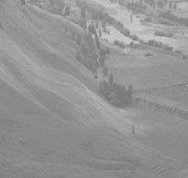
#> input picture LAB/images/image_1.png, 188 x 178 px, found by its file name
$ jupyter execute week_2.ipynb
#> lines starting #> are read from the running program, lines starting #| are printed output that depends on the picture
Importing Libraries

[cell 1]
import numpy as np
import cv2 as cv
from matplotlib import pyplot as plt

Reading Image

[cell 2]
img = cv.imread("images/image_1.png",0)
#> img is the input picture: shape (178, 188); min 113, max 211, mean 148
cv.imshow("image",img)
cv.waitKey(0)
cv.destroyAllWindows()

Calculation of Histogram

[cell 3]
hist,bins = np.histogram(img.flatten(),256,[0,256])
#> hist = 256 values, max 1733 at index 137, min 0 at index 0, mean 130.7; bins = 257 values from 0 to 256
cdf = hist.cumsum()
#> cdf = 256 values from 0 to 33464
cdf_normalized = cdf * float(hist.max()) / cdf.max()
#> cdf_normalized = 256 values from 0 to 1733

Plotting

[cell 4]
plt.plot(cdf_normalized, color = 'b')
plt.hist(img.flatten(),256,[0,256], color = 'r')
plt.xlim([0,256])
plt.legend(('cdf','histogram'), loc = 'upper left')
plt.show()
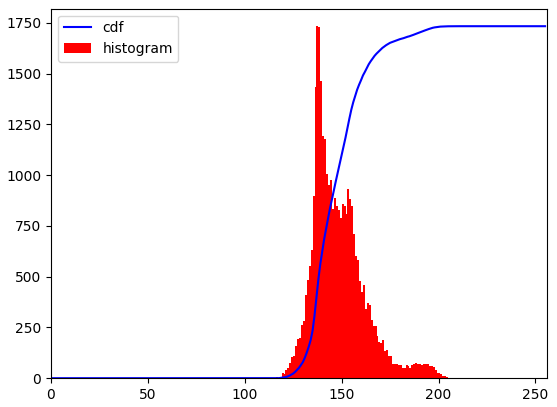
#> figure drawn by matplotlib, 1 panel; tallest bar 1733 high, from x = 137 to 138; curve peaks at x = 211, y = 1733

Showing Diffrences in Images

[cell 5]
img = cv.imread('images/image_1.png',0)
equ = cv.equalizeHist(img)
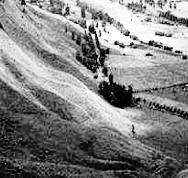
#> equ: shape (178, 188); min 0, max 255, mean 130.8
res = np.hstack((img,equ)) #stacking images side-by-side
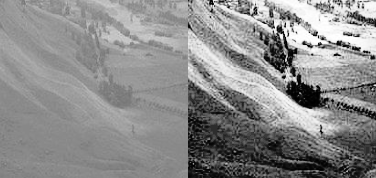
#> res: shape (178, 376); min 0, max 255, mean 139.4
cv.imwrite('images/equalized.png',res)
equalized = cv.imread("images/equalized.png",0)
cv.imshow("equalized",equalized)
cv.waitKey(0)
cv.destroyAllWindows()
